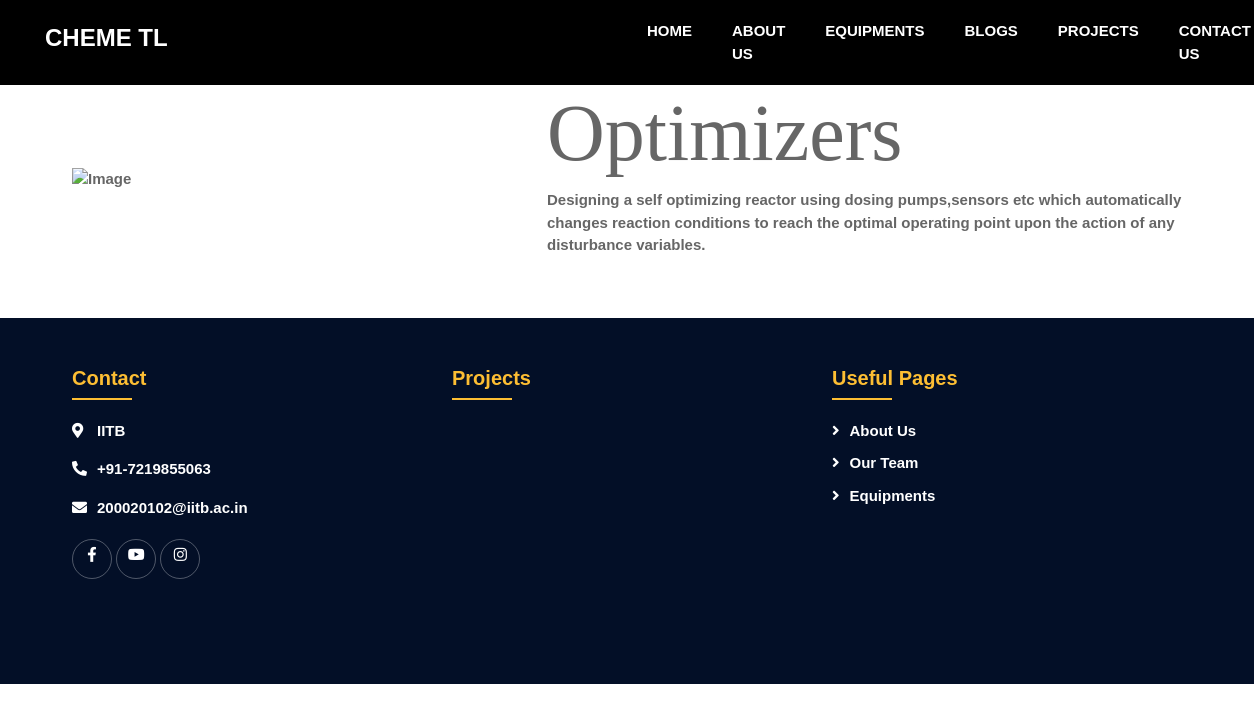
/projects/1, run on the app's committed database.
### Work/models.py (models this page shows, shortened)
class Product(models.Model):
    title = models.CharField(max_length=100)
    short = models.CharField(max_length=200 , blank=True)
    image = models.ImageField(upload_to='media' , blank=True)

### Work/views.py (the view)
# urls.py: path('projects/<int:id>' , views.about) ,
def about(request , id):
    ProductF = Product.objects.get(pk=id)
    return render(request , "Work/AboutProduct.html" , {"Product" : ProductF})

### Work/Templates/Work/AboutProduct.html (shortened to what this page needs)
{% include "Work/Elements/base.html" %}
{% include "Work/Elements/navbar.html" %}
{% load static %}
<link rel="stylesheet" href={% static "Work/css/about.css" %}>
    <div class="container bgw">
        <div class="row align-items-center">
            <div class="col-lg-5 col-md-6">
                <div class="about-img">
                    <img src={% static Product.image %} alt="Image">
                </div>
            </div>
            <div class="col-lg-7 col-md-6">
                <div class="section-header text-left">
                    <h1>{{Product.title}}</h1>
                </div>
                <div class="about-text">
                    <p>
                      {{Product.short}}
                    </p>
                </div>
            </div>
        </div>
    </div>
{% include "Work/Elements/footer.html" %}

### Work/Static/Work/css/index.css (style rules this page uses)
body { color: #666666; background-color : white; font-weight: 400; font-size : 15px; font-family: "Cabin Condensed", sans-serif; font-weight: bold; }

### Work/Static/Work/css/about.css (style rules this page uses)
.section-header h1 { font-family: 'Times New Roman', Times, serif; font-size: 5rem; }

### data on the page
Product: title "Optimizers", short "Designing a self optimizing reactor using dosing pumps,sensors etc which automatically changes reaction conditions to reach the optimal operating point upon the action of any disturbance variables."
